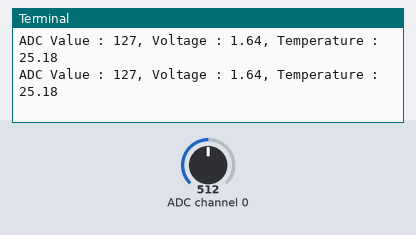
The program below on a simulated Raspberry Pi (header pin numbers). On the bench: the last lines printed to the terminal. The test bench sets the inputs (shaded band); at power-on: ADC channel 0 = 512 (analog values on the 0–1023 scale).

Above: at 1.2 s.
1.3 s: ADC channel 0 set to 716
At 1.9 s:
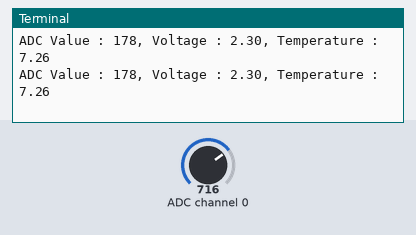
2.8 s: ADC channel 0 set to 900
At 3.4 s:
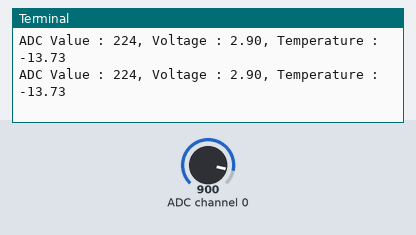
Timing chart, 0 to 5.8 s (numbered marks = the images above; inputs shaded):
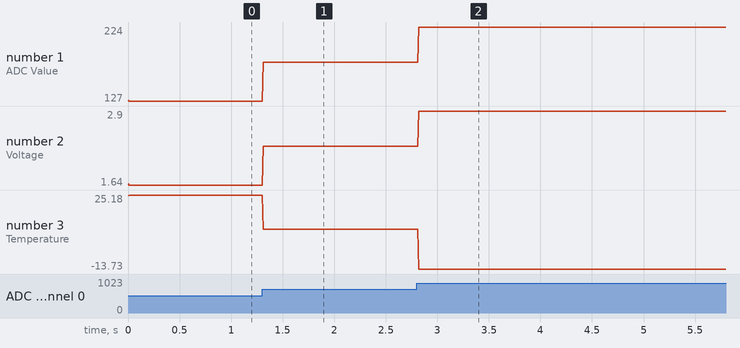

Measured:
- after the input at 1.3 s, the terminal: prints a new line at once (image 1)
- after the input at 2.8 s, the terminal: prints a new line at once (image 2)
- plotted number 1: 127 → 178 after the input at 1.3 s, 178 → 224 after the input at 2.8 s
- plotted number 2: 1.64 → 2.3 after the input at 1.3 s, 2.3 → 2.9 after the input at 2.8 s
- plotted number 3: 25.18 → 7.26 after the input at 1.3 s, 7.26 → -13.73 after the input at 2.8 s

The program:

Thermometer.py
```python
#!/usr/bin/env python3
#############################################################################
# Filename    : Thermometer.py
# Description : A DIY Thermometer
# Author      : www.quadstore.in
# modification: 2018/08/02
########################################################################
import RPi.GPIO as GPIO
import smbus
import time
import math

address = 0x48
bus=smbus.SMBus(1)
cmd=0x40

def analogRead(chn):
	value = bus.read_byte_data(address,cmd+chn)
	return value

def analogWrite(value):
	bus.write_byte_data(address,cmd,value)

def setup():
	GPIO.setmode(GPIO.BOARD)

def loop():
	while True:
		value = analogRead(0)		#read A0 pin
		voltage = value / 255.0 * 3.3		#calculate voltage
		Rt = 10 * voltage / (3.3 - voltage)	#calculate resistance value of thermistor
		tempK = 1/(1/(273.15 + 25) + math.log(Rt/10)/3950.0) #calculate temperature (Kelvin)
		tempC = tempK -273.15		#calculate temperature (Celsius)
		print ('ADC Value : %d, Voltage : %.2f, Temperature : %.2f'%(value,voltage,tempC))
		time.sleep(0.01)

def destroy():
	GPIO.cleanup()

if __name__ == '__main__':
	print ('Program is starting ... ')
	setup()
	try:
		loop()
	except KeyboardInterrupt:
		destroy()
```
